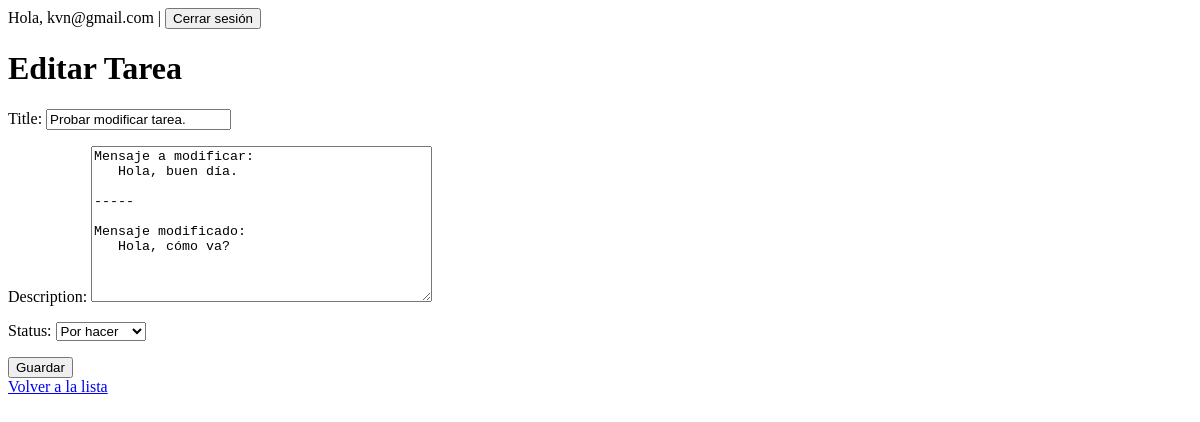
Page /tasks/v1/5/edit/ (signed in) on the committed database.
### app_to_do/models.py (models this page shows)
class Task(models.Model):
    STATUS_CHOICES = [
        ('todo', 'Por hacer'),
        ('in_progress', 'En proceso'),
        ('done', 'Terminado'),
    ]
    user = models.ForeignKey(User, on_delete=models.CASCADE, null=True, blank=True)
    title = models.CharField(max_length=255)
    description = models.TextField(blank=True)
    status = models.CharField(max_length=20, choices=STATUS_CHOICES, default='todo')
    created_at = models.DateTimeField(auto_now_add=True)

### app_to_do/views.py (the view)
# urls.py: path('<int:pk>/edit/', views.task_update, name='task-update'),
@login_required
def task_update(request, pk):
    task = get_object_or_404(Task, pk=pk, user=request.user)
    if request.method == 'POST':
        form = TaskForm(request.POST, instance=task)
        if form.is_valid():
            try:
                form.save()
                messages.success(request, 'Tarea actualizada correctamente.')
                return redirect('task-list')
            except Exception as e:
                messages.error(request, f'Error al actualizar la tarea: {str(e)}')
        else:
            messages.error(request, 'Por favor corrige los errores en el formulario.')
    else:
        form = TaskForm(instance=task)
    return render(request, 'app_to_do/task_form.html', {'form': form})

### app_to_do/forms.py
class TaskForm(forms.ModelForm):
    class Meta:
        model = Task
        fields = ['title', 'description', 'status']

### templates/app_to_do/task_form.html (shortened to what this page needs)
{% extends "base.html" %}
{% block content %}
<h1>
  {% if form.instance.pk %}
    Editar Tarea
  {% else %}
    Crear Tarea
  {% endif %}
</h1>
<form method="post">
  {{ form.as_p }}
  <button type="submit">Guardar</button>
</form>
<a href="{% url 'task-list' %}">Volver a la lista</a>
{% endblock %}

### templates/base.html (shortened to what this page needs)
<!DOCTYPE html>
<html lang="es">
<head>
</head>
<body>
  <nav>
    {% if user.is_authenticated %}
      Hola, {{ user.username }} |
      <form method="post" action="{% url 'logout' %}" style="display:inline;">
        <button type="submit">Cerrar sesión</button>
      </form>
    {% else %}
      <a href="{% url 'login' %}">Iniciar sesión</a>
      <a href="{% url 'signup' %}">Registrarse</a>
    {% endif %}
  </nav>
  <main>
    {% block content %}
    {% endblock %}
  </main>
</body>
</html>

### templates/base.html (style rules this page uses)
nav { margin-bottom: 20px; }

### rows in the picture
Task: title "Probar modificar tarea.", description "Mensaje a modificar: Hola, buen día. ----- Mensaje modificado: Hola, cómo va?", status "Por hacer"

### other values in the picture
{{ user.username }} "kvn@gmail.com"
